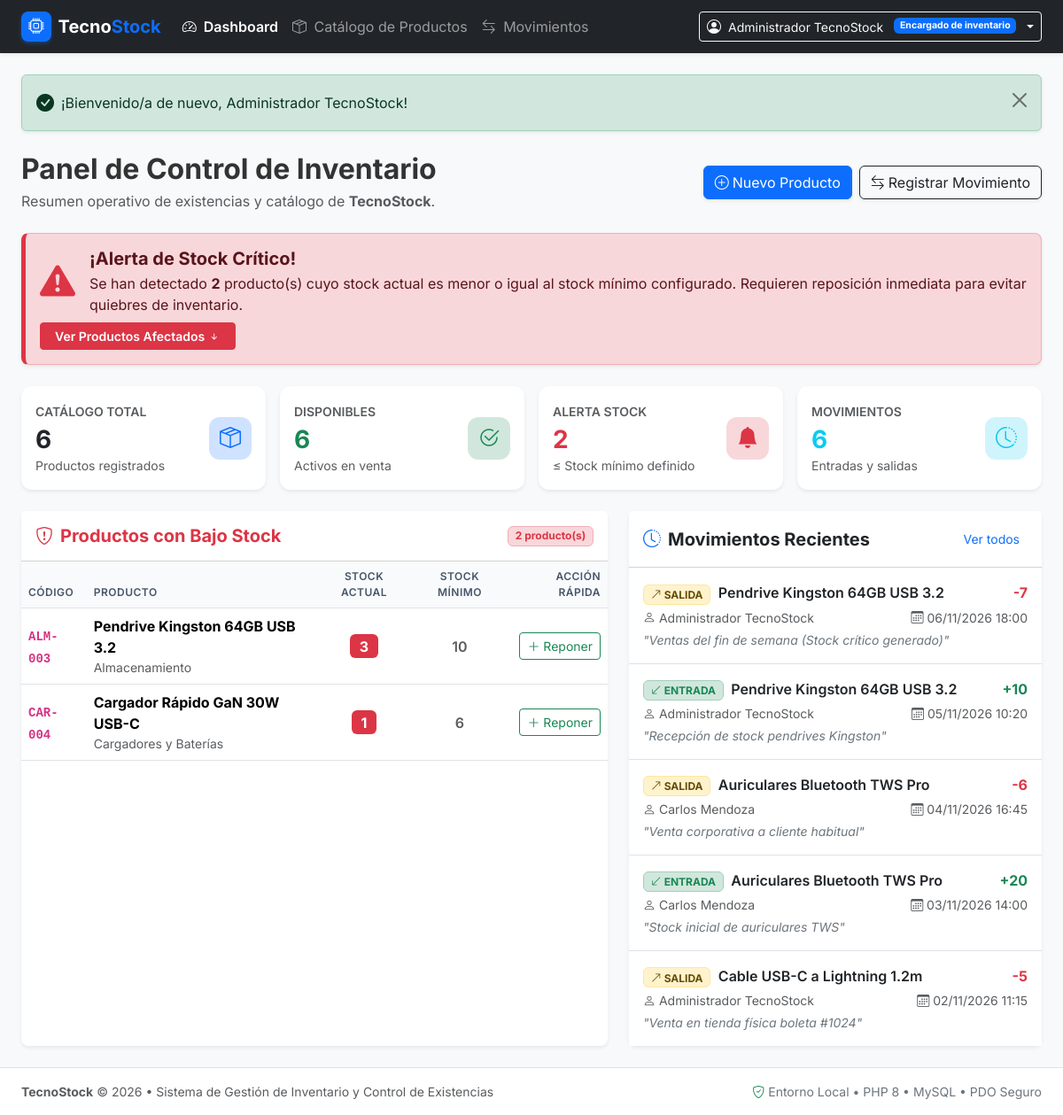
Page /dashboard.php (signed in) on the committed database.
### tables this page shows
CREATE TABLE `productos` (
  `id_producto` INT AUTO_INCREMENT PRIMARY KEY,
  `codigo` VARCHAR(50) NOT NULL UNIQUE,
  `nombre` VARCHAR(150) NOT NULL,
  `descripcion` TEXT NULL,
  `precio` DECIMAL(10,2) NOT NULL DEFAULT 0.00,
  `stock_actual` INT NOT NULL DEFAULT 0,
  `stock_minimo` INT NOT NULL DEFAULT 0,
  `estado` TINYINT(1) NOT NULL DEFAULT 1 COMMENT '1: Activo, 0: Desactivado',
  `id_categoria` INT NOT NULL,
  `creado_en` DATETIME NOT NULL DEFAULT CURRENT_TIMESTAMP,
  `actualizado_en` DATETIME NOT NULL DEFAULT CURRENT_TIMESTAMP ON UPDATE CURRENT_TIMESTAMP,
  CONSTRAINT `chk_precio_positivo` CHECK (`precio` >= 0),
  CONSTRAINT `chk_stock_actual_positivo` CHECK (`stock_actual` >= 0),
  CONSTRAINT `chk_stock_minimo_positivo` CHECK (`stock_minimo` >= 0),
  CONSTRAINT `fk_producto_categoria` FOREIGN KEY (`id_categoria`) 
    REFERENCES `categorias` (`id_categoria`) 
    ON UPDATE CASCADE 
    ON DELETE RESTRICT
);

CREATE TABLE `categorias` (
  `id_categoria` INT AUTO_INCREMENT PRIMARY KEY,
  `nombre` VARCHAR(100) NOT NULL UNIQUE,
  `descripcion` TEXT NULL,
  `estado` TINYINT(1) NOT NULL DEFAULT 1 COMMENT '1: Activa, 0: Inactiva',
  `creada_en` DATETIME NOT NULL DEFAULT CURRENT_TIMESTAMP
);

CREATE TABLE `movimientos` (
  `id_movimiento` INT AUTO_INCREMENT PRIMARY KEY,
  `fecha_hora` DATETIME NOT NULL DEFAULT CURRENT_TIMESTAMP,
  `tipo` ENUM('ENTRADA', 'SALIDA') NOT NULL,
  `cantidad` INT NOT NULL,
  `stock_anterior` INT NOT NULL DEFAULT 0,
  `stock_posterior` INT NOT NULL DEFAULT 0,
  `observacion` VARCHAR(255) NULL,
  `id_producto` INT NOT NULL,
  `id_usuario` INT NOT NULL,
  CONSTRAINT `chk_cantidad_positiva` CHECK (`cantidad` > 0),
  CONSTRAINT `fk_movimiento_producto` FOREIGN KEY (`id_producto`) 
    REFERENCES `productos` (`id_producto`) 
    ON UPDATE CASCADE 
    ON DELETE RESTRICT,
  CONSTRAINT `fk_movimiento_usuario` FOREIGN KEY (`id_usuario`) 
    REFERENCES `usuarios` (`id_usuario`) 
    ON UPDATE CASCADE 
    ON DELETE RESTRICT
);

CREATE TABLE `usuarios` (
  `id_usuario` INT AUTO_INCREMENT PRIMARY KEY,
  `nombre` VARCHAR(100) NOT NULL,
  `correo` VARCHAR(120) NOT NULL UNIQUE,
  `clave` VARCHAR(255) NOT NULL,
  `rol` VARCHAR(50) NOT NULL DEFAULT 'Encargado de inventario',
  `estado` TINYINT(1) NOT NULL DEFAULT 1 COMMENT '1: Activo, 0: Inactivo',
  `creado_en` DATETIME NOT NULL DEFAULT CURRENT_TIMESTAMP
);

### dashboard.php (the view, shortened to what this page needs)
<?php
require_once __DIR__ . '/config/db.php';
try {
    $stmtTotal = $pdo->query("SELECT COUNT(*) AS total FROM productos");
    $totalProductos = (int)$stmtTotal->fetch()['total'];
    $stmtActivos = $pdo->query("SELECT COUNT(*) AS activos FROM productos WHERE estado = 1");
    $totalActivos = (int)$stmtActivos->fetch()['activos'];
    $stmtStockBajo = $pdo->query("SELECT COUNT(*) AS bajo FROM productos WHERE stock_actual <= stock_minimo AND estado = 1");
    $totalStockBajo = (int)$stmtStockBajo->fetch()['bajo'];
    $stmtMovimientos = $pdo->query("SELECT COUNT(*) AS total_mov FROM movimientos");
    $totalMovimientos = (int)$stmtMovimientos->fetch()['total_mov'];
    $stmtCriticos = $pdo->query("
        SELECT p.id_producto, p.codigo, p.nombre, p.stock_actual, p.stock_minimo, c.nombre AS categoria
        FROM productos p
        INNER JOIN categorias c ON p.id_categoria = c.id_categoria
        WHERE p.stock_actual <= p.stock_minimo AND p.estado = 1
        ORDER BY (p.stock_actual - p.stock_minimo) ASC
        LIMIT 10
    ");
    $productosCriticos = $stmtCriticos->fetchAll();
    $stmtUltimosMov = $pdo->query("
        SELECT m.id_movimiento, m.fecha_hora, m.tipo, m.cantidad, m.observacion,
               p.codigo, p.nombre AS producto_nombre,
               u.nombre AS usuario_nombre
        FROM movimientos m
        INNER JOIN productos p ON m.id_producto = p.id_producto
        INNER JOIN usuarios u ON m.id_usuario = u.id_usuario
        ORDER BY m.fecha_hora DESC, m.id_movimiento DESC
        LIMIT 5
    ");
    $ultimosMovimientos = $stmtUltimosMov->fetchAll();
} catch (PDOException $e) {
    die("Error al consultar métricas del dashboard: " . htmlspecialchars($e->getMessage()));
}
require_once __DIR__ . '/includes/header.php';
?>
<div class="d-flex flex-column flex-md-row justify-content-between align-items-md-center gap-3 mb-4">
    <div>
        <h2 class="fw-bold mb-1">Panel de Control de Inventario</h2>
        <p class="text-muted mb-0">Resumen operativo de existencias y catálogo de <strong>TecnoStock</strong>.</p>
    </div>
    <div class="d-flex gap-2">
        <a href="producto_crear.php" class="btn btn-primary d-flex align-items-center gap-1 shadow-sm">
            <i class="bi bi-plus-circle"></i> Nuevo Producto
        </a>
        <a href="movimiento_registrar.php" class="btn btn-outline-dark d-flex align-items-center gap-1 shadow-sm">
            <i class="bi bi-arrow-left-right"></i> Registrar Movimiento
        </a>
    </div>
</div>
<?php if ($totalStockBajo > 0): ?>
    <div class="alert alert-danger alert-banner-stock shadow-sm d-flex align-items-center justify-content-between flex-wrap gap-2 mb-4 p-3 rounded-3" role="alert">
        <div class="d-flex align-items-center gap-3">
            <div class="fs-1 text-danger">
                <i class="bi bi-exclamation-triangle-fill"></i>
            </div>
            <div>
                <h5 class="alert-heading fw-bold mb-1">¡Alerta de Stock Crítico!</h5>
                <p class="mb-0">
                    Se han detectado <strong><?= $totalStockBajo; ?></strong> producto(s) cuyo stock actual es menor o igual al stock mínimo configurado.
                    Requieren reposición inmediata para evitar quiebres de inventario.
                </p>
            </div>
        </div>
        <div>
            <a href="#seccionCriticos" class="btn btn-danger btn-sm px-3 fw-semibold">
                Ver Productos Afectados <i class="bi bi-arrow-down-short"></i>
            </a>
        </div>
    </div>
<?php endif; ?>
<div class="row g-3 mb-4">
    <div class="col-12 col-sm-6 col-xl-3">
        <div class="card card-kpi border-0 shadow-sm bg-white h-100">
            <div class="card-body d-flex align-items-center justify-content-between p-3">
                <div>
                    <span class="text-muted small text-uppercase fw-semibold">Catálogo Total</span>
                    <h3 class="fw-bold mb-0 mt-1"><?= $totalProductos; ?></h3>
                    <small class="text-muted">Productos registrados</small>
                </div>
                <div class="kpi-icon bg-primary-subtle text-primary">
                    <i class="bi bi-box-seam"></i>
                </div>
            </div>
        </div>
    </div>
    <div class="col-12 col-sm-6 col-xl-3">
        <div class="card card-kpi border-0 shadow-sm bg-white h-100">
            <div class="card-body d-flex align-items-center justify-content-between p-3">
                <div>
                    <span class="text-muted small text-uppercase fw-semibold">Disponibles</span>
                    <h3 class="fw-bold text-success mb-0 mt-1"><?= $totalActivos; ?></h3>
                    <small class="text-muted">Activos en venta</small>
                </div>
                <div class="kpi-icon bg-success-subtle text-success">
                    <i class="bi bi-check2-circle"></i>
                </div>
            </div>
        </div>
    </div>
    <div class="col-12 col-sm-6 col-xl-3">
        <div class="card card-kpi border-0 shadow-sm bg-white h-100">
            <div class="card-body d-flex align-items-center justify-content-between p-3">
                <div>
                    <span class="text-muted small text-uppercase fw-semibold">Alerta Stock</span>
                    <h3 class="fw-bold text-danger mb-0 mt-1"><?= $totalStockBajo; ?></h3>
                    <small class="text-muted">&le; Stock mínimo definido</small>
                </div>
                <div class="kpi-icon bg-danger-subtle text-danger">
                    <i class="bi bi-bell-fill"></i>
                </div>
            </div>
        </div>
    </div>
    <div class="col-12 col-sm-6 col-xl-3">
        <div class="card card-kpi border-0 shadow-sm bg-white h-100">
            <div class="card-body d-flex align-items-center justify-content-between p-3">
                <div>
                    <span class="text-muted small text-uppercase fw-semibold">Movimientos</span>
                    <h3 class="fw-bold text-info mb-0 mt-1"><?= $totalMovimientos; ?></h3>
                    <small class="text-muted">Entradas y salidas</small>
                </div>
                <div class="kpi-icon bg-info-subtle text-info">
                    <i class="bi bi-clock-history"></i>
                </div>
            </div>
        </div>
    </div>
</div>
<div class="row g-4">
    <div class="col-12 col-lg-7" id="seccionCriticos">
        <div class="card border-0 shadow-sm rounded-3 h-100">
            <div class="card-header bg-white py-3 d-flex align-items-center justify-content-between">
                <h5 class="fw-bold mb-0 text-danger d-flex align-items-center gap-2">
                    <i class="bi bi-shield-exclamation"></i> Productos con Bajo Stock
                </h5>
                <span class="badge bg-danger-subtle text-danger border border-danger-subtle"><?= count($productosCriticos); ?> producto(s)</span>
            </div>
            <div class="card-body p-0">
                <?php if (!empty($productosCriticos)): ?>
                    <div class="table-responsive">
                        <table class="table table-hover align-middle mb-0">
                            <thead>
                                <tr>
                                    <th>Código</th>
                                    <th>Producto</th>
                                    <th class="text-center">Stock Actual</th>
                                    <th class="text-center">Stock Mínimo</th>
                                    <th class="text-end">Acción Rápida</th>
                                </tr>
                            </thead>
                            <tbody>
                                <?php foreach ($productosCriticos as $prod): ?>
                                    <tr class="row-stock-critico">
                                        <td class="fw-semibold"><code><?= htmlspecialchars($prod['codigo']); ?></code></td>
                                        <td>
                                            <strong><?= htmlspecialchars($prod['nombre']); ?></strong>
                                            <div class="small text-muted"><?= htmlspecialchars($prod['categoria']); ?></div>
                                        </td>
                                        <td class="text-center">
                                            <span class="badge bg-danger fs-6"><?= $prod['stock_actual']; ?></span>
                                        </td>
                                        <td class="text-center text-muted fw-semibold">
                                            <?= $prod['stock_minimo']; ?>
                                        </td>
                                        <td class="text-end">
                                            <a href="movimiento_registrar.php?producto_id=<?= $prod['id_producto']; ?>&tipo=ENTRADA" class="btn btn-sm btn-outline-success">
                                                <i class="bi bi-plus-lg"></i> Reponer
                                            </a>
                                        </td>
                                    </tr>
                                <?php endforeach; ?>
                            </tbody>
                        </table>
                    </div>
                <?php endif; ?>
            </div>
        </div>
    </div>
    <div class="col-12 col-lg-5">
        <div class="card border-0 shadow-sm rounded-3 h-100">
            <div class="card-header bg-white py-3 d-flex align-items-center justify-content-between">
                <h5 class="fw-bold mb-0 text-dark d-flex align-items-center gap-2">
                    <i class="bi bi-clock-history text-primary"></i> Movimientos Recientes
                </h5>
                <a href="movimientos.php" class="btn btn-sm btn-link text-decoration-none">Ver todos</a>
            </div>
            <div class="card-body p-0">
                <?php if (!empty($ultimosMovimientos)): ?>
                    <ul class="list-group list-group-flush">
                        <?php foreach ($ultimosMovimientos as $mov): ?>
                            <li class="list-group-item p-3">
                                <div class="d-flex justify-content-between align-items-start mb-1">
                                    <div>
                                        <?php if ($mov['tipo'] === 'ENTRADA'): ?>
                                            <span class="badge bg-success-subtle text-success border border-success-subtle me-1">
                                                <i class="bi bi-arrow-down-left"></i> ENTRADA
                                            </span>
                                        <?php else: ?>
                                            <span class="badge bg-warning-subtle text-warning-emphasis border border-warning-subtle me-1">
                                                <i class="bi bi-arrow-up-right"></i> SALIDA
                                            </span>
                                        <?php endif; ?>
                                        <span class="fw-semibold text-dark"><?= htmlspecialchars($mov['producto_nombre']); ?></span>
                                    </div>
                                    <span class="fw-bold fs-6 <?= $mov['tipo'] === 'ENTRADA' ? 'text-success' : 'text-danger'; ?>">
                                        <?= $mov['tipo'] === 'ENTRADA' ? '+' : '-'; ?><?= $mov['cantidad']; ?>
                                    </span>
                                </div>
                                <div class="small text-muted d-flex justify-content-between">
                                    <span><i class="bi bi-person"></i> <?= htmlspecialchars($mov['usuario_nombre']); ?></span>
                                    <span><i class="bi bi-calendar3"></i> <?= formatDateTime($mov['fecha_hora']); ?></span>
                                </div>
                                <?php if (!empty($mov['observacion'])): ?>
                                    <div class="small text-secondary mt-1 fst-italic">
                                        "<?= htmlspecialchars($mov['observacion']); ?>"
                                    </div>
                                <?php endif; ?>
                            </li>
                        <?php endforeach; ?>
                    </ul>
                <?php endif; ?>
            </div>
        </div>
    </div>
</div>
<?php require_once __DIR__ . '/includes/footer.php'; ?>

### rows in the picture
productos: codigo "ALM-003", nombre "Pendrive Kingston 64GB USB 3.2", id_categoria.nombre "Almacenamiento", stock_actual "3", stock_minimo "10"
productos: codigo "CAR-004", nombre "Cargador Rápido GaN 30W USB-C", id_categoria.nombre "Cargadores y Baterías", stock_actual "1", stock_minimo "6"
movimientos: tipo "SALIDA" (drawn), id_producto.nombre "Pendrive Kingston 64GB USB 3.2", cantidad "7", id_usuario.nombre "Administrador TecnoStock", fecha_hora "06/11/2026 18:00", observacion "Ventas del fin de semana (Stock crítico generado)"
movimientos: tipo "ENTRADA" (drawn), id_producto.nombre "Pendrive Kingston 64GB USB 3.2", cantidad "10", id_usuario.nombre "Administrador TecnoStock", fecha_hora "05/11/2026 10:20", observacion "Recepción de stock pendrives Kingston"
movimientos: tipo "SALIDA" (drawn), id_producto.nombre "Auriculares Bluetooth TWS Pro", cantidad "6", id_usuario.nombre "Carlos Mendoza", fecha_hora "04/11/2026 16:45", observacion "Venta corporativa a cliente habitual"
movimientos: tipo "ENTRADA" (drawn), id_producto.nombre "Auriculares Bluetooth TWS Pro", cantidad "20", id_usuario.nombre "Carlos Mendoza", fecha_hora "03/11/2026 14:00", observacion "Stock inicial de auriculares TWS"
movimientos: tipo "SALIDA" (drawn), id_producto.nombre "Cable USB-C a Lightning 1.2m", cantidad "5", id_usuario.nombre "Administrador TecnoStock", fecha_hora "02/11/2026 11:15", observacion "Venta en tienda física boleta #1024"

### other values in the picture
$usuarioActual['nombre'] "Administrador TecnoStock"
$usuarioActual['rol'] "Encargado de inventario"
$msg "¡Bienvenido/a de nuevo, Administrador TecnoStock!"
$totalStockBajo "2"
$totalProductos "6"
$totalActivos "6"
$totalMovimientos "6"
count($productosCriticos) "2"
